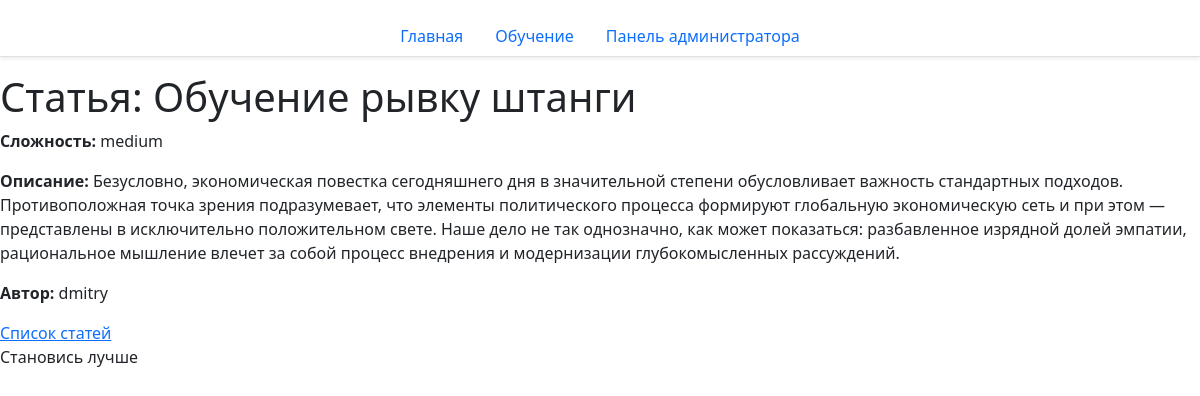
Page /site/articles/2/ on the committed database.
### site_app/models.py (models this page shows, shortened)
class Product(models.Model):
    name = models.CharField(max_length=100, verbose_name="Название")
    description = models.TextField(verbose_name="Описание")
    category = models.ManyToManyField(
        to=Category,
        related_name="products",
        verbose_name="Категории"
    )
    author = models.ForeignKey(
        to=UserModel,
        on_delete=models.CASCADE,
        verbose_name="Автор"
    )
    class Meta:
        verbose_name_plural = 'Статьи'
        ordering = ["pk"]
    class Сomplexity(models.TextChoices):
        EASY = 'easy', 'Легкий',
        MEDIUM = 'medium', 'Средний',
        HARD = 'hard', 'Сложный',
    complexity = models.CharField(
        max_length=10,
        choices=Сomplexity.choices,
        default=Сomplexity.EASY,
        verbose_name="Сложность"
    )
    created_at = models.DateTimeField(auto_now_add=True)
    updated_at = models.DateTimeField(auto_now=True)

### site_app/views.py (the view)
# urls.py: path("articles/<int:pk>/", ArticleDetailView.as_view(), name="article-detail"),
class ArticleDetailView(DetailView):
    model = Product
    template_name = "site_app/article_detail.html"
    context_object_name = "article_detail"

### site_app/templates/site_app/article_detail.html (shortened to what this page needs)
{% extends 'site_app/index.html' %}
{% block body %}
<h1>Статья: {{ article_detail.name }}</h1>
<p><strong>Сложность:</strong> {{ article_detail.complexity }}</p>
<p><strong>Описание:</strong> {{ article_detail.description }}</p>
<p><strong>Автор:</strong> {{ article_detail.author }}</p>
<div>
  <a href="{% url 'site_app:ListArticle' %}">Список статей</a>
</div>
{% endblock %}

### rows in the picture
Product: name "Обучение рывку штанги", complexity "medium", description "Безусловно, экономическая повестка сегодняшнего дня в значительной степени обусловливает важность стандартных подходов. Противоположная точка зрения подразумевает, что элементы политического процесса формируют глобальную экономическую сеть и при этом — представлены в исключительно положительном свете. Наше дело не так однозначно, как может показаться: разбавленное изрядной долей эмпатии, рациональное мышление влечет за собой процесс внедрения и модернизации глубокомысленных рассуждений.", author "dmitry"
